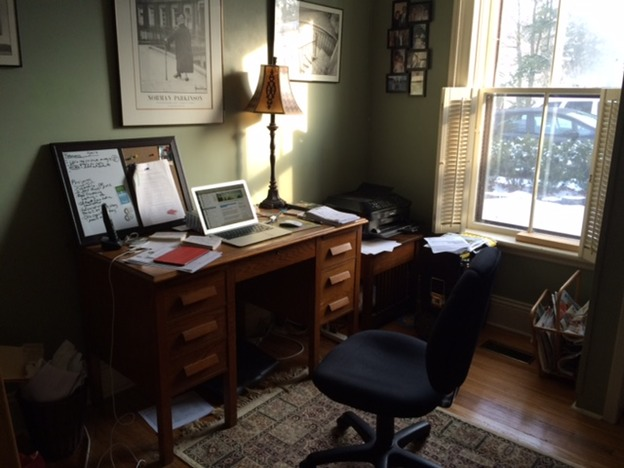
#> input picture keras_yolov3/bckgrnd/img_1394_med_hr.jpeg, 624 x 468 px, given as the content of the folder bckgrnd/Beckers_Designer Colour_Broszura_2016_(25).jpeg, which was not available
$ python keys_with_background.py --keys bckgrnd --background 'bckgrnd/Beckers_Designer Colour_Broszura_2016_(25).jpeg'
#> lines starting #> are read from the running program, lines starting #| are printed output that depends on the picture; pictures that were not available may be replaced by others from this repository, and a replacement may not be noted
#> in load_background, background is the input picture: shape (468, 624, 3); mean B, G, R 69.6, 77.7, 84.1
#> in load_background, `background = background[:, offset:offset + target_width, :]`:
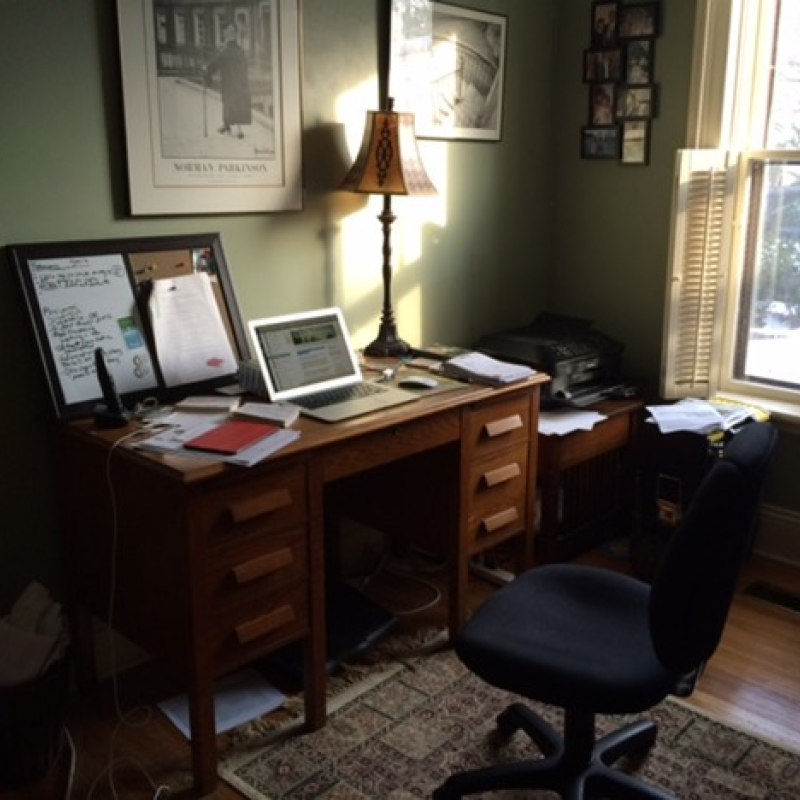
#> background: shape (800, 800, 3); mean R, G, B 81.1, 73.5, 64.4
#!/usr/bin/python
# -*- coding: utf-8 -*-

import os
import cv2
import numpy as np
import matplotlib.pyplot as plt
from keras.preprocessing import image
import sys
import argparse


# =============================================================================

def find_bounding_box(alpha_channel):
    """Find the bounding box of an image, based on its alpha channel

....The idea is to project the alpha value on the X and Y axis to get their histogram,
....then to define the box where 99,9% of the image opacity is.

....alpha_channel........Image alpha channel
....return ................(x, y, width, height) of the bounding box"""

# =============================================================================

    # Project image

    prj_h = np.sum(alpha_channel, axis=0)
    prj_v = np.sum(alpha_channel, axis=1)
    prj_tot = np.sum(prj_h)

    # This function finds the interval where the histogram is at (eps:1-eps) %

    def find_limits(projection, epsilon):

        integration = 0
        start = 0
        for i in range(len(projection)):
            integration += projection[i]
            if not start and integration > epsilon:
                start = i
            if integration > 1 - epsilon:
                end = i
                break

        return (start, end)

    # Find bounding box limits along X and Y

    (sx, ex) = find_limits(prj_h / prj_tot, 0.001)
    (sy, ey) = find_limits(prj_v / prj_tot, 0.001)

    return (sx, sy, ex - sx, ey - sy)


# =============================================================================

def load_key(
    path,
    size,
    rotation=0,
    flip=False,
    ):
    """Load a key image, with alpha channel included, and resize it, rotate it,
....and ajust its bounding box tightly

....path............Path to the image
....size............Highest dimension (width or height) of the final image [px]
....rotation........Rotation to apply to the image [deg]
....flip............True to flip the image along the horizontal axis

....return............Key image
...."""
#> called with size = 172.6, rotation = 305, flip = False

# =============================================================================

    # Open image

    key = cv2.imread(path, cv2.IMREAD_UNCHANGED)
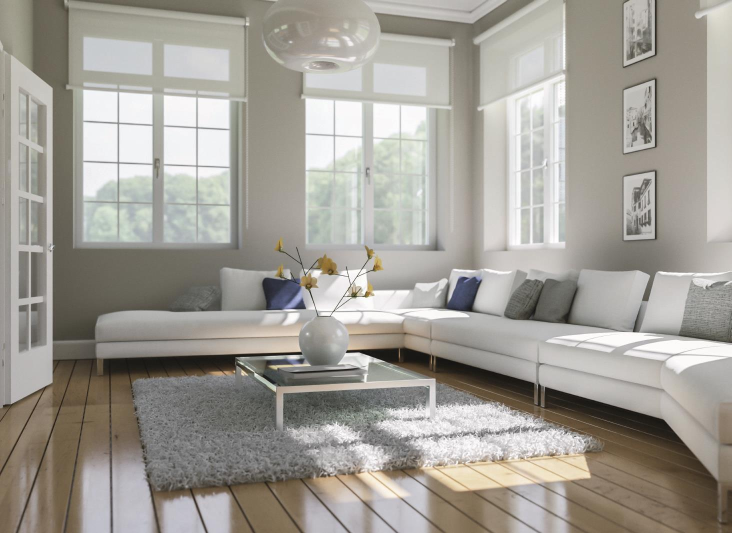
#> input picture keras_yolov3/bckgrnd/Beckers_Designer Colour_Broszura_2016_(25).jpeg, 1463 x 1066 px (shown at 1/2 size)
#> key is the input picture: shape (1066, 1463, 3); mean B, G, R 150.4, 158, 161.6
    key = cv2.cvtColor(key, cv2.COLOR_BGRA2RGBA)
#> key: shape (1066, 1463, 4)
    if flip:
        key = cv2.flip(key, 0)
    (height, width) = key.shape[:2]
#> height = 1066; width = 1463

    # Increase canvas size to ensure to make any rotation without losing pixels

    dim = int(max(height, width) * 2 ** 0.5)
#> dim = 2068
    new_canvas = np.zeros((dim, dim, 4), dtype=np.uint8)

    offx = (dim - width) // 2
#> offx = 302
    offy = (dim - height) // 2
#> offy = 501
    new_canvas[offy:offy + height, offx:offx + width, :] = key
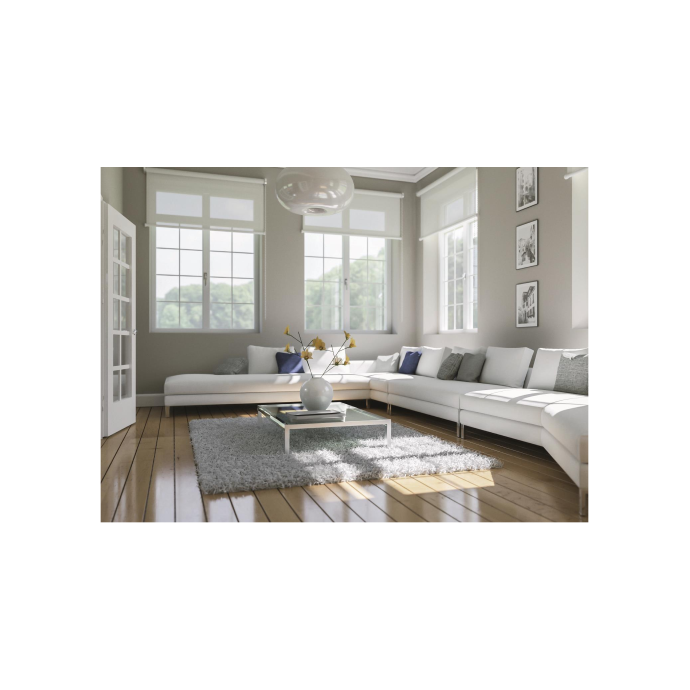
#> new_canvas: shape (2068, 2068, 4) (shown at 1/3 size); mean R, G, B, A 58.9, 57.6, 54.9, 93; transparent parts drawn white
    key = new_canvas

    # Apply the rotation

    rot_mtx = cv2.getRotationMatrix2D((dim // 2, dim // 2), 45, 1)
    key = cv2.warpAffine(key, rot_mtx, (dim, dim))
#> key: shape (2068, 2068, 4)

    # Find bounding box and remove what is outside

    alpha_channel = key[:, :, 3]
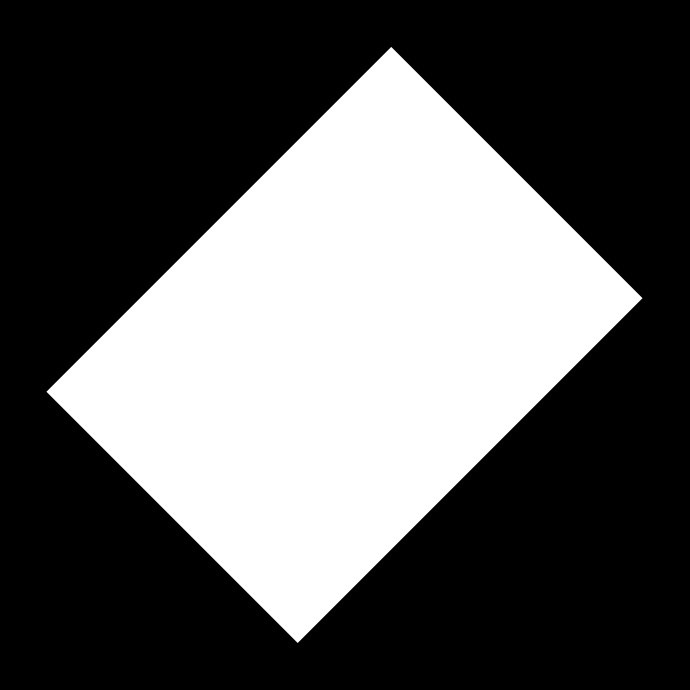
#> alpha_channel: shape (2068, 2068) (shown at 1/3 size); min 0, max 255, mean 93
    (x, y, w, h) = find_bounding_box(alpha_channel)
#> in find_bounding_box, `prj_h = np.sum(alpha_channel, axis=0)`: prj_h = 2068 values, max 384420 at index 893, min 0 at index 0, mean 192302.9
#> in find_bounding_box, `prj_v = np.sum(alpha_channel, axis=1)`: prj_v = 2068 values, max 384420 at index 895, min 0 at index 0, mean 192302.9
#> in find_bounding_box, `prj_tot = np.sum(prj_h)`: prj_tot = 397682488
#> the loop in find_limits, `for i in range(len(projection)):` made 1889 passes
#> (integration, start) on pass 179: (0.00101, 178)
#> (integration, end) on pass 1889: (0.999, 1888)
#> after the loop in find_limits, `for i in range(len(projection)):`: integration = 0.999; start = 178
#> in find_bounding_box, `(sx, ex) = find_limits(prj_h / prj_tot, 0.001)`: ex = 1888
#> the loop in find_limits (call 2), `for i in range(len(projection)):` made 1890 passes
#> (integration, start) on pass 181: (0.00104, 180)
#> (integration, end) on pass 1890: (0.999, 1889)
#> in find_bounding_box, `(sy, ey) = find_limits(prj_v / prj_tot, 0.001)`: sy = 180; ey = 1889
#> x = 178; y = 180; w = 1710; h = 1709
    key = key[y:y + h, x:x + w, :]
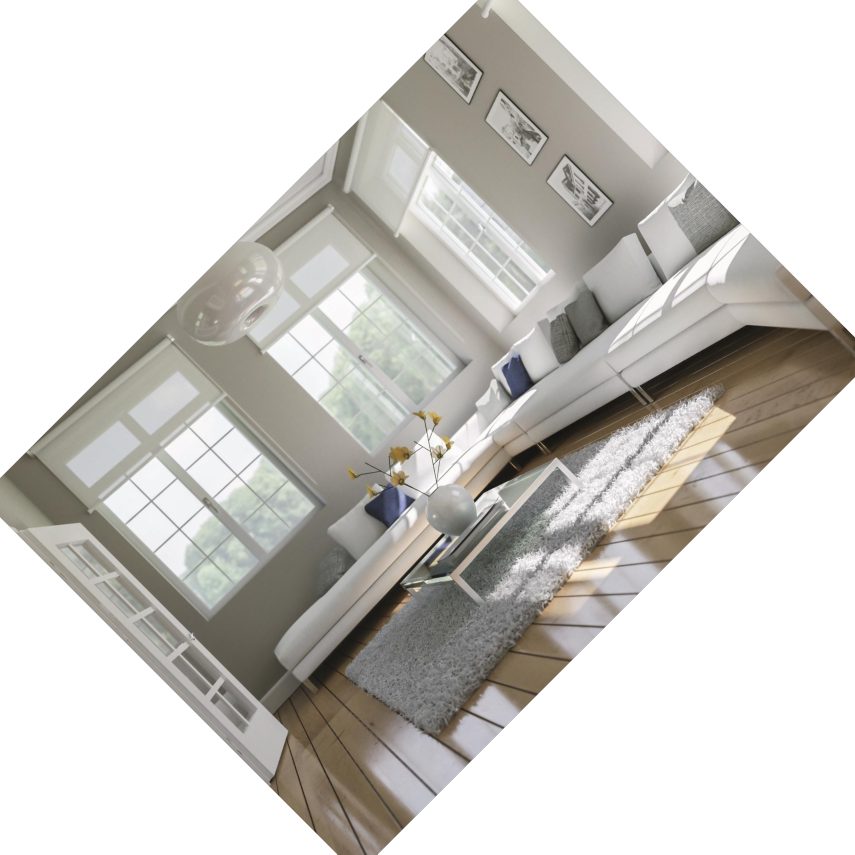
#> key: shape (1709, 1710, 4) (shown at 1/2 size); mean R, G, B, A 85.9, 84, 80, 135.5; transparent parts drawn white
    (height, width) = (h, w)
#> height = 1709; width = 1710

    # Resize image so that its highest dimension is 'size'

    f_width = width / size
#> f_width = 9.9
    f_height = height / size
#> f_height = 9.9
    f = max(f_width, f_height)
#> f = 9.9
    key = cv2.resize(key, None, fx=1 / f, fy=1 / f,
                     interpolation=cv2.INTER_AREA)
#> key: shape (173, 173, 4)
    (height, width) = key.shape[:2]
#> height = 173; width = 173

    return key


# =============================================================================

def load_background(
    path,
    target_width,
    target_height,
    flip=False,
    ):
    """Load a background image, while ensuring its size fits the requested one
....If needed, image is cropped to preserve the aspect ratio

....path............................Path to the image
....target_width, target_height........Desired dimensions
....return ............................Image"""

# =============================================================================

    background = cv2.imread(path)
    background = cv2.cvtColor(background, cv2.COLOR_BGR2RGB)
    if flip:
        background = cv2.flip(background, 1)

    # Find scaling factor, so that the image is just bigger than requested (one dimension fit, the other is bigger)

    (height, width) = background.shape[:2]
    f_width = width / target_width
    f_height = height / target_height
    f = min(f_width, f_height)

    # Resize

    background = cv2.resize(background, None, fx=1 / f, fy=1 / f,
                            interpolation=cv2.INTER_AREA)
    (height, width) = background.shape[:2]

    # Then crop what is outside the requested size, with a random offset

    (height, width) = background.shape[:2]
    if height > target_height:
        offset = int(np.random.uniform(0, height - target_height))

        # offset = (height-target_height)//2

        background = background[offset:offset + target_height, :, :]
    elif width > target_width:

        offset = int(np.random.uniform(0, width - target_width))

        # offset = (width-target_width)//2

        background = background[:, offset:offset + target_width, :]

    return background


# =============================================================================

def addkey_to_background(
    background,
    key,
    x,
    y,
    blurr=0,
    ):
    """Patch a background image by the addition of a foreground image (key).
....The two images are combined by mixing them according to the key alpha channel

....background............Background image to patch
....key....................Image of the key to add to the background
....x, y................Position in the background image where to add the key
....blurr................Quantity of blurring (0..1)
...."""
#> called with x = 98, y = 89, blurr = 0.384

# =============================================================================

    key_alpha = key[:, :, 3]
    key_rgb = key[:, :, :3]
    (height, width) = key.shape[:2]
#> height = 173; width = 173

    # For each alpha value at x, y position, create a triplet of this same value

    alpha_factor = 0.9 * key_alpha[:, :, np.newaxis].astype(np.float32) \
        / 255.0
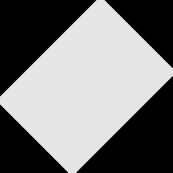
#> alpha_factor: shape (173, 173, 1) float32; min 0, max 0.9, mean 0.476
    alpha_factor = np.concatenate((alpha_factor, alpha_factor,
                                  alpha_factor), axis=2)
#> alpha_factor: shape (173, 173, 3) float32

    # Compute the patch to apply to the image (mix of background and foreground)

    key_rgb = key_rgb.astype(np.float32) * alpha_factor
    patch = background.astype(np.float32)[y:y + height, x:x + width] \
        * (1 - alpha_factor)
    patch += key_rgb
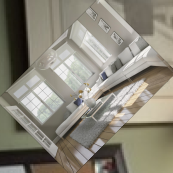
#> patch: shape (173, 173, 3) float32; mean R, G, B 139.6, 135.4, 122.8

    # patch the image

    background[y:y + height, x:x + width] = patch.astype(np.uint8)

    # A bit of blurring

    kernel_size = int(round(3 * blurr)) * 2 + 1
    blurred = cv2.GaussianBlur(background, (kernel_size, kernel_size),
                               0)
    return blurred


# =============================================================================
# """Image generation script"""
# =============================================================================

FLAGS = None

if __name__ == '__main__':

    # class YOLO defines the default value, so suppress any default here

    parser = argparse.ArgumentParser(argument_default=argparse.SUPPRESS)
    parser.add_argument('--keys', type=str, required=True,
                        help='path to keys path')

    parser.add_argument('--background', type=str, required=True,
                        help='path to background path')

    parser.add_argument('--output', type=str,
                        default='./keys_and_background',
                        help='path to output, default keys_and_background '
                        )
    FLAGS = parser.parse_args()

    NUM_IMAGES = 1000
    KEY_SIZE_RANGE = (60, 250)
    BACK_SIZE = 800

    PATH_KEYS = FLAGS.keys
    PATH_BACKGROUND = FLAGS.background
    PATH_OUTPUT = FLAGS.output
    os.mkdir(PATH_OUTPUT)


    # Load paths to key

    key_paths = []
    for path in os.listdir(PATH_KEYS):
        key_paths.append(os.path.join(PATH_KEYS, path))

    # Load paths to backgrounds

    back_paths = []
    for path in os.listdir(PATH_BACKGROUND):
        back_paths.append(os.path.join(PATH_BACKGROUND, path))

    csv_lines = []
    num_images = NUM_IMAGES
    while num_images > 0:

        # Choose configuration at random

        back_path = np.random.choice(back_paths)
        key_path = np.random.choice(key_paths)
        key_size = np.random.uniform(*KEY_SIZE_RANGE)
        x = int(np.random.uniform(BACK_SIZE - key_size - 1))
        y = int(np.random.uniform(BACK_SIZE - key_size - 1))
        angle = int(np.random.uniform(0, 360))
        flip = np.random.choice((True, False))
        flip_bckd = np.random.choice((True, False))
        blurr = np.random.uniform()

        # Combine background and foreground

        print (back_path)
        b = load_background(back_path, BACK_SIZE, BACK_SIZE, flip_bckd)
        k = load_key(key_path, key_size, angle, flip)
        final = addkey_to_background(b, k, x, y, blurr)

        # Save image

        output_path = os.path.join(PATH_OUTPUT,
                                   'gen_{:04d}.jpg'.format(num_images))
#> (the run stopped early here; a loop or call above may not have finished)
